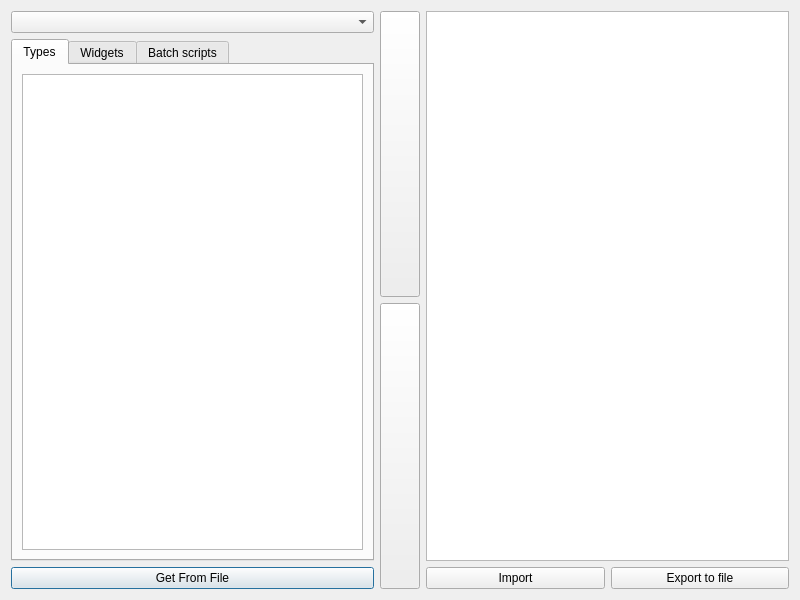
<?xml version="1.0" encoding="UTF-8"?>
<ui version="4.0">
 <class>MainWindow</class>
 <widget class="QDialog" name="MainWindow">
  <property name="geometry">
   <rect>
    <x>0</x>
    <y>0</y>
    <width>800</width>
    <height>600</height>
   </rect>
  </property>
  <property name="windowTitle">
   <string>Transfert</string>
  </property>
  <layout class="QHBoxLayout" name="horizontalLayout">
   <item>
    <layout class="QVBoxLayout" name="verticalLayout_6">
     <item>
      <widget class="QComboBox" name="projectComboBox"/>
     </item>
     <item>
      <widget class="QTabWidget" name="typeTabWidget">
       <property name="currentIndex">
        <number>0</number>
       </property>
       <widget class="QWidget" name="tab_3">
        <attribute name="title">
         <string>Types</string>
        </attribute>
        <layout class="QVBoxLayout" name="verticalLayout_3">
         <item>
          <widget class="QListWidget" name="typesListWidget">
           <property name="selectionMode">
            <enum>QAbstractItemView::ExtendedSelection</enum>
           </property>
          </widget>
         </item>
        </layout>
       </widget>
       <widget class="QWidget" name="tab_4">
        <attribute name="title">
         <string>Widgets</string>
        </attribute>
        <layout class="QVBoxLayout" name="verticalLayout_4">
         <item>
          <widget class="QListWidget" name="widgetListWidget">
           <property name="selectionMode">
            <enum>QAbstractItemView::ExtendedSelection</enum>
           </property>
          </widget>
         </item>
        </layout>
       </widget>
       <widget class="QWidget" name="tab_5">
        <attribute name="title">
         <string>Batch scripts</string>
        </attribute>
        <layout class="QVBoxLayout" name="verticalLayout_5">
         <item>
          <widget class="QListWidget" name="batchListWidget">
           <property name="selectionMode">
            <enum>QAbstractItemView::ExtendedSelection</enum>
           </property>
          </widget>
         </item>
        </layout>
       </widget>
      </widget>
     </item>
     <item>
      <widget class="QPushButton" name="pathButton">
       <property name="text">
        <string>Get From File</string>
       </property>
      </widget>
     </item>
    </layout>
   </item>
   <item>
    <layout class="QVBoxLayout" name="verticalLayout_2">
     <item>
      <widget class="QPushButton" name="addButton">
       <property name="sizePolicy">
        <sizepolicy hsizetype="Minimum" vsizetype="MinimumExpanding">
         <horstretch>0</horstretch>
         <verstretch>0</verstretch>
        </sizepolicy>
       </property>
       <property name="maximumSize">
        <size>
         <width>40</width>
         <height>16777215</height>
        </size>
       </property>
       <property name="text">
        <string/>
       </property>
      </widget>
     </item>
     <item>
      <widget class="QPushButton" name="removeButton">
       <property name="sizePolicy">
        <sizepolicy hsizetype="Minimum" vsizetype="MinimumExpanding">
         <horstretch>0</horstretch>
         <verstretch>0</verstretch>
        </sizepolicy>
       </property>
       <property name="maximumSize">
        <size>
         <width>40</width>
         <height>16777215</height>
        </size>
       </property>
       <property name="text">
        <string/>
       </property>
      </widget>
     </item>
    </layout>
   </item>
   <item>
    <layout class="QVBoxLayout" name="verticalLayout">
     <item>
      <widget class="QListWidget" name="importListWidget">
       <property name="selectionMode">
        <enum>QAbstractItemView::MultiSelection</enum>
       </property>
      </widget>
     </item>
     <item>
      <layout class="QHBoxLayout" name="horizontalLayout_4">
       <item>
        <widget class="QPushButton" name="importButton">
         <property name="text">
          <string>Import</string>
         </property>
        </widget>
       </item>
       <item>
        <widget class="QPushButton" name="exportButton">
         <property name="text">
          <string>Export to file</string>
         </property>
        </widget>
       </item>
      </layout>
     </item>
    </layout>
   </item>
  </layout>
 </widget>
 <resources/>
 <connections/>
</ui>
